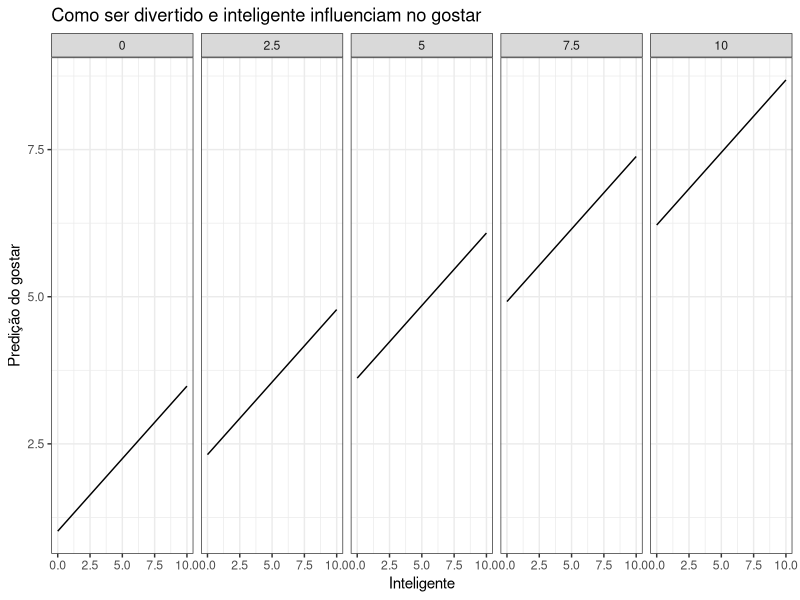

R code for this plot:
## ---- chunk 1
library(tidyverse)
library(broom)
library(modelr)
theme_set(theme_bw())
## ---- chunk 2
dates <- read_csv("speed-dating.csv")
dates <- na.omit(dates)
dates$attr3_s = as.numeric(as.character(dates$attr3_s))
## ---- chunk 3
set.seed(1)
mod_fun_intel <- lm(like ~ intel  + fun, data = dates)
tidy(mod_fun_intel, conf.int = TRUE)
## ---- chunk 4
glance(mod_fun_intel)
## ---- chunk 5
mod_fun_intel = dates %>% 
  data_grid(intel = seq_range(fun, 10), 
            fun = seq_range(fun, 5)) %>% 
  add_predictions(mod_fun_intel)

mod_fun_intel %>% 
  ggplot(aes(x = intel, y = pred)) + 
  geom_line() + 
  facet_grid(. ~ fun) +
  labs(title="Como ser divertido e inteligente influenciam no gostar", x="Inteligente", y="Predição do gostar")

## ---- chunk 6
set.seed(1)
mod_art_museum <- lm(like ~ art  + museums, data = dates)
tidy(mod_art_museum, conf.int = TRUE)
## ---- chunk 7
glance(mod_art_museum)
